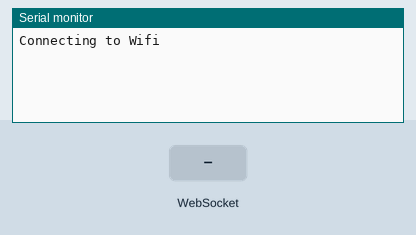
Recording of a sketch running on a simulated ESP32. Parts: the last lines printed to the serial monitor. Inputs (shaded band) come from the test bench. WiFi joins after 1.5 s; servers stay silent unless stated.

Above: at 2.7 s.
2.8 s: WebSocket text "1" received
At 4.3 s:
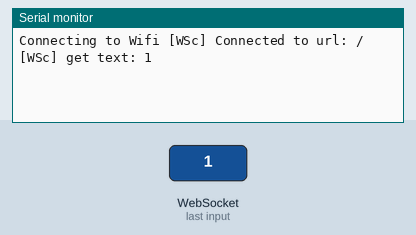
5.0 s: WebSocket text "0" received
At 5.9 s:
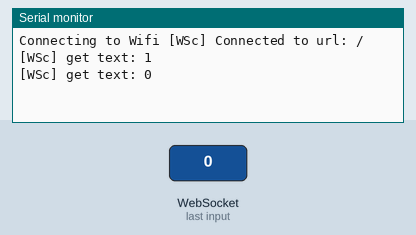
6.5 s: WebSocket text "2" received
At 7.9 s:
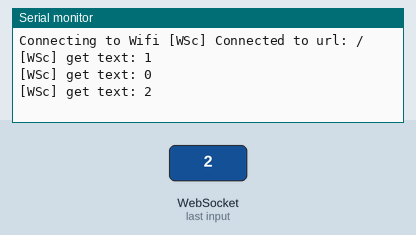

Measured:
- after the input at 2.8 s, the serial monitor: prints a new line after 0.70 s (image 1)
- after the input at 5.0 s, the serial monitor: prints a new line after 0.51 s (image 2)
- after the input at 6.5 s, the serial monitor: prints a new line at once (image 3)

The sketch:

socketTCP.ino
```cpp
#include <Arduino.h>

#include <WiFi.h>
#include <WiFiMulti.h>
#include <WiFiClientSecure.h>

#include <WebSocketsClient.h>

WiFiMulti WiFiMulti;
WebSocketsClient webSocket;

const char* ssid = "MiA2";
const char* password = "CPNbims98";
const char* ip = "192.168.43.238";
const int port = 8011;

void webSocketEvent(WStype_t type, uint8_t * payload, size_t length) {

  switch (type) {
    case WStype_DISCONNECTED:
      Serial.printf("[WSc] Disconnected!\n");
      break;
    case WStype_CONNECTED:
      Serial.printf("[WSc] Connected to url: %s\n", payload);

      // send message to server when Connected
      webSocket.sendTXT("Connected");
      break;
    case WStype_TEXT:
      Serial.printf("[WSc] get text: %s\n", payload);

      // send message to server
      webSocket.sendTXT("message here");
      break;
    case WStype_BIN:
      Serial.printf("[WSc] get binary length: %u\n", length);
      //      hexdump(payload, length);

      // send data to server
      // webSocket.sendBIN(payload, length);
      break;
    case WStype_ERROR:
    case WStype_FRAGMENT_TEXT_START:
    case WStype_FRAGMENT_BIN_START:
    case WStype_FRAGMENT:
    case WStype_FRAGMENT_FIN:
      break;
  }

}
void setup() {
  Serial.begin(115200);
  WiFiMulti.addAP(ssid, password);
  Serial.print("Connecting to Wifi ");
  //WiFi.disconnect();
  while (WiFiMulti.run() != WL_CONNECTED) {
    Serial.print(".");
    delay(100);
  }
  // server address, port and URL
  webSocket.begin(ip, port, "/");

  // event handler
  webSocket.onEvent(webSocketEvent);

  // use HTTP Basic Authorization this is optional remove if not needed
//  webSocket.setAuthorization("user", "Password");

  // try ever 5000 again if connection has failed
  webSocket.setReconnectInterval(5000);
}
void loop() {
  webSocket.loop();
  webSocket.sendTXT("fdbs");
  delay(1000);
}
```
